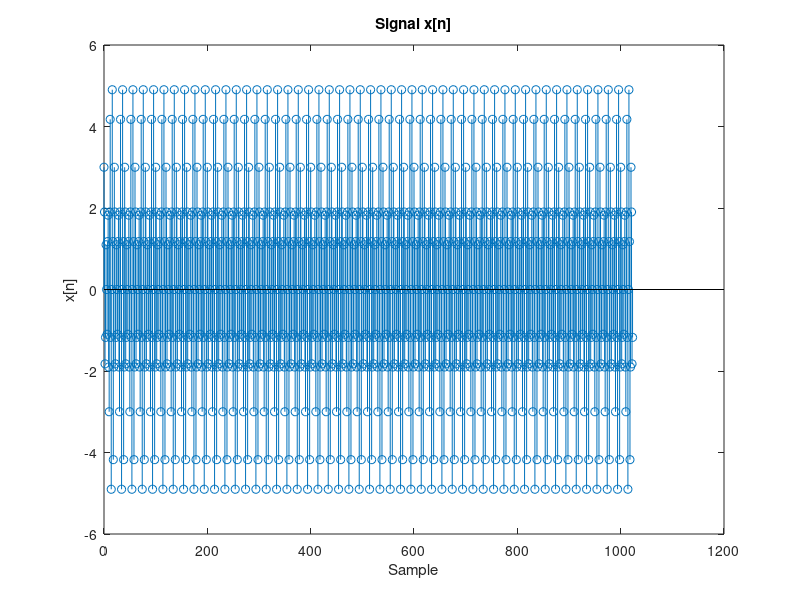
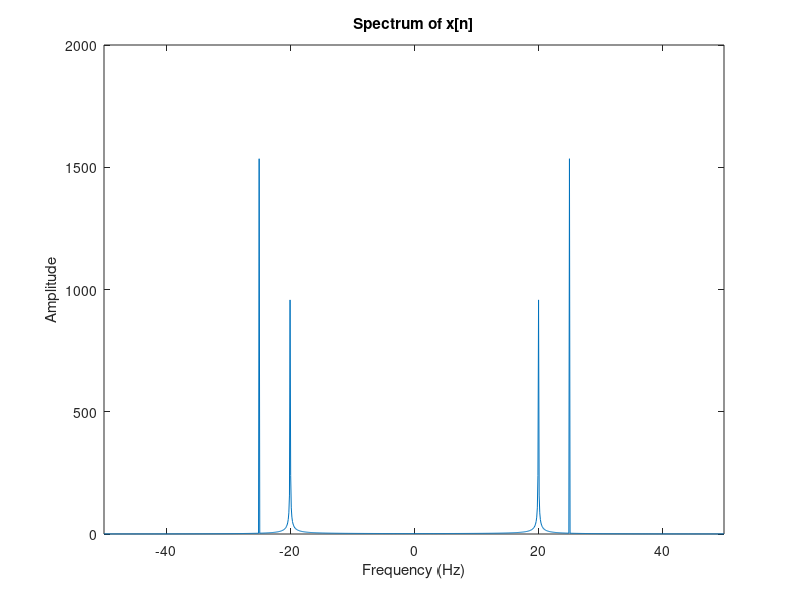
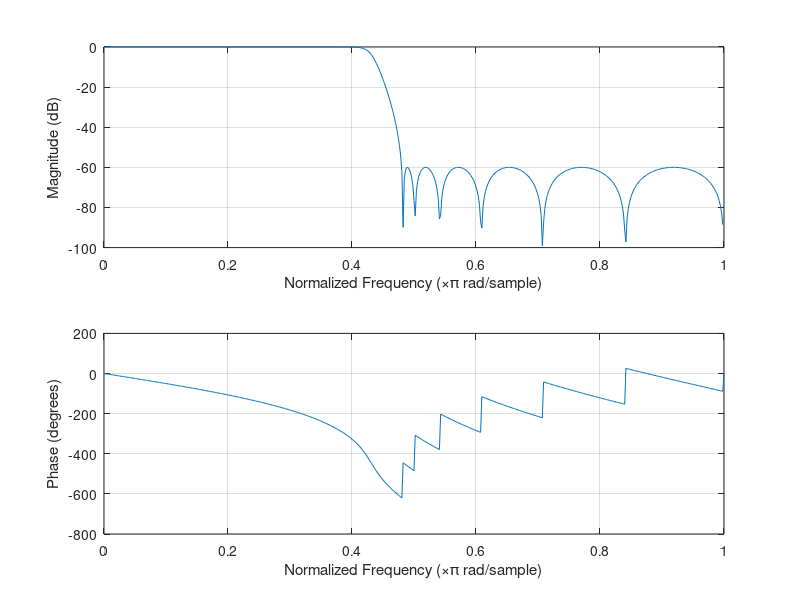
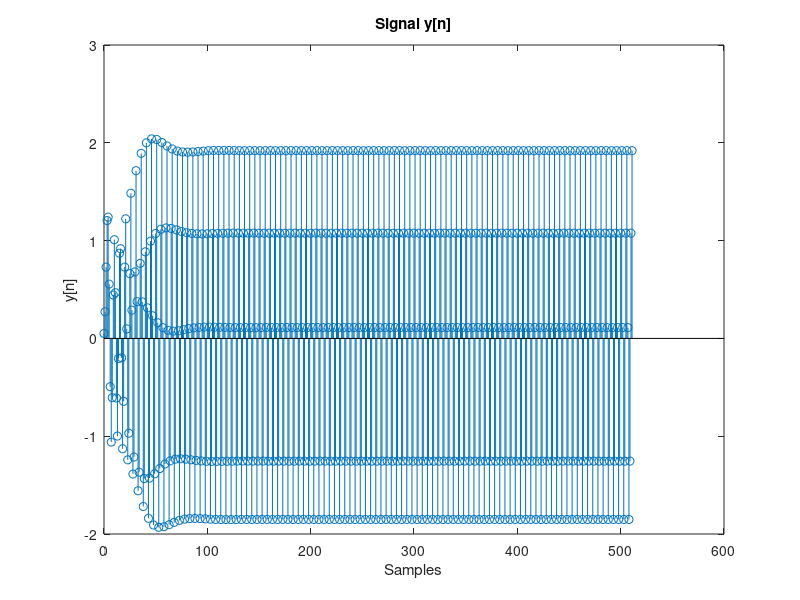

These charts were generated, in order, by the following MATLAB code:
%!-------------------------------------------------------------------------
%! DSP HW9 #2
%!  - Create analog signal for x(t) = 2sin(pi20t) + 3cos(pi50t)
%!  - Design Filter with pa < 1dB, ps > 50dB. Filter out higher frequency
%!-------------------------------------------------------------------------

%! Enviorment
clc; clear;
N = 1024;
Fs = 100;
Ts = 1/Fs;
n = (0:N-1)*Ts;
f = ((0:N-1)-N/2)*Fs/N;
filt = load('hw9_2_filtercoef');

%! Signal
xn = 2*sin(40*pi*n) + 3*cos(50*pi*n);

%! Filter
yn = filter(filt.Num, filt.Den, xn);

% Plot
figure()
stem((0:N-1), xn)
title('Signal x[n]')
xlabel('Sample')
ylabel('x[n]')

figure()
plot(f, abs(fftshift(fft(xn))))
xlim([f(1), f(N)])
title('Spectrum of x[n]')
xlabel('Frequency (Hz)')
ylabel('Amplitude')

figure()
freqz(filt.Num, filt.Den)

figure()
stem((0:N/2-1), yn(1:N/2))
title('Signal y[n]')
xlabel('Samples')
ylabel('y[n]')

figure()
plot(f, abs(fftshift(fft(yn))))
xlim([f(1), f(N)])
title('Spectrum of y[n]')
xlabel('Frequency (Hz)')
ylabel('Amplitude')

disp(['The filter was able to reduce the second frequency almost' ...
    ' completely but the first part of the signal was not perfect while'...
    ' the filter taps filled up'])